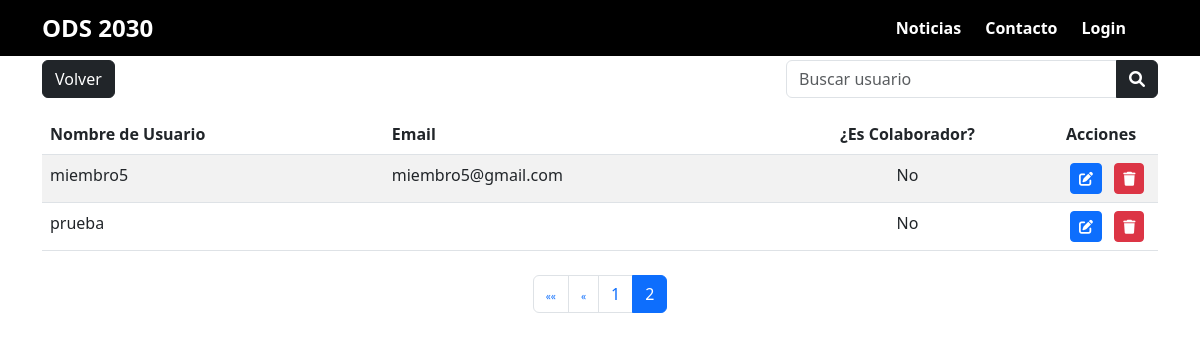
Page /usuarios/listar/?pagina=2 on the earlier database version.
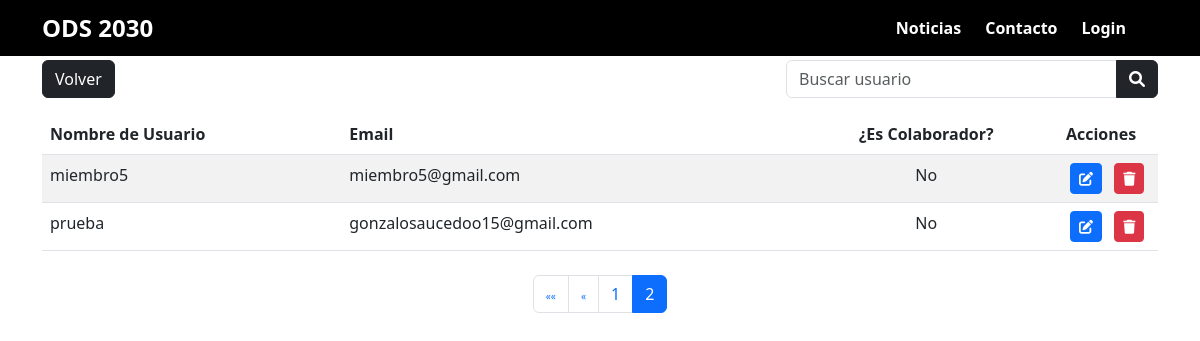
Same page on the later database version.
### apps/usuarios/models.py (models this page shows)
class Usuario(AbstractUser):
    pass
    def es_colaborador(self):
        return self.groups.filter(name='colaborador').exists()

### apps/usuarios/views.py (the view)
# urls.py: path('listar/',views.listarUsuarios,name="listarUsuarios"),
def listarUsuarios(request):
    usuarios_list = Usuario.objects.all()   # Muestra todas las noticias
    paginator = Paginator(usuarios_list, 10)
    page = request.GET.get('pagina')
    try:
        usuarios = paginator.page(page)
    except PageNotAnInteger:
        usuarios = paginator.page(1)
    except EmptyPage:
        usuarios = paginator.page(paginator.num_pages)
    context = {'usuarios': usuarios}
    return render(request, 'usuarios/listar.html', context)

### templates/usuarios/listar.html (shortened to what this page needs)
{%extends 'baseLogin.html' %}
{% load static %}
{% block contenido %}
<head>
  <link rel="stylesheet" href="https://cdnjs.cloudflare.com/ajax/libs/font-awesome/6.0.0-beta3/css/all.min.css">
</head>
<div style="margin-top: 60px;">
  <div class="container mt-4">
    <div class="d-flex justify-content-between mb-3">
      <a href="{% url 'home' %}" class="btn btn-dark">Volver</a>
      <div class="col-md-4">
        <div class="input-group">
          <input class="form-control" type="text" id="searchInput" placeholder="Buscar usuario" aria-label="Search for..." aria-describedby="btnNavbarSearch" />
          <button class="btn btn-dark" id="btnNavbarSearch" type="button"><i class="fas fa-search"></i></button>
        </div>
      </div>
    </div>
    <table class="table table-striped mt-2">
      <thead>
        <tr>
          <th>Nombre de Usuario</th>
          <th>Email</th>
          <th class="text-center">¿Es Colaborador?</th>
          <th style="width: 100px;">Acciones</th>
        </tr>
      </thead>
      <tbody>
        {% for usuario in usuarios %}
          {% if not user.username == usuario.username %}
            <tr>
              <td>{{ usuario.username }}</td>
              <td>{{ usuario.email }}</td>
              <td class="text-center">{% if usuario.es_colaborador %}Sí{% else %}No{% endif %}</td>
              <td>
                <a href="{% url 'usuarios:modificarUsuario' usuario.pk %}" class="btn btn-primary btn-sm mx-1">
                  <i class="fas fa-edit"></i>
                </a>
                <a href="{% url 'usuarios:eliminarUsuario' usuario.pk %}" class="btn btn-danger btn-sm mx-1">
                  <i class="fas fa-trash"></i>
                </a>
              </td>
            </tr>
          {%endif%}
        {% endfor %}
      </tbody>
    </table>
    <nav aria-label="Paginación" class="mt-4">
      <ul class="pagination justify-content-center">
        {% if usuarios.has_previous %}
          <li class="page-item">
            <a class="page-link" href="?pagina=1" aria-label="Primera">
              <span aria-hidden="true">&laquo;&laquo;</span>
            </a>
          </li>
          <li class="page-item">
            <a class="page-link" href="?pagina={{ usuarios.previous_page_number }}" aria-label="Anterior">
              <span aria-hidden="true">&laquo;</span>
            </a>
          </li>
        {% endif %}
        {% for num in usuarios.paginator.page_range %}
          {% if usuarios.number == num %}
            <li class="page-item active"><span class="page-link">{{ num }}</span></li>
          {% else %}
            <li class="page-item"><a class="page-link" href="?pagina={{ num }}">{{ num }}</a></li>
          {% endif %}
        {% endfor %}
      </ul>
    </nav>
  </div>
</div>
{% endblock contenido %}

Differences in the rows shown:
changed Usuario "prueba": email (not shown) → "gonzalosaucedoo15@gmail.com"
